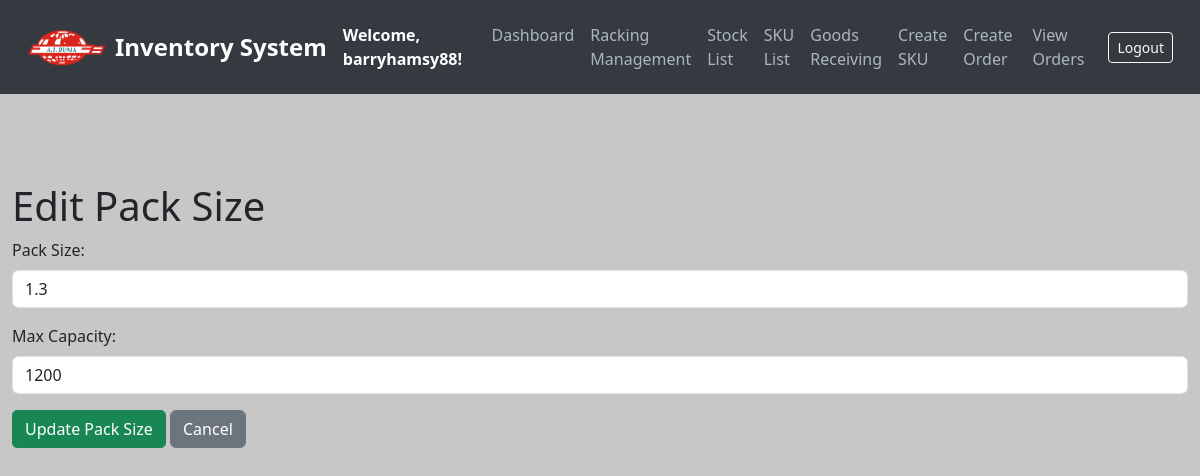
The page /edit-pack-size/2 (signed in) on the database its author committed.
### models.py (models this page shows, shortened)
class User(UserMixin, db.Model):
    __tablename__ = 'users'
    id = db.Column(db.Integer, primary_key=True)
    username = db.Column(db.String(80), unique=True, nullable=False)
    email = db.Column(db.String(120), unique=True, nullable=False)
    password = db.Column(db.String(200), nullable=False)  # Store hashed passwords
    date_created = db.Column(db.DateTime, default=get_local_time)
    last_login = db.Column(db.DateTime, nullable=True)
    is_active = db.Column(db.Boolean, default=True)  # For account activation/deactivation
    is_approved = db.Column(db.Boolean, default=False)
    is_admin = db.Column(db.Boolean, default=False)

class PackSize(db.Model):
    __tablename__ = 'pack_sizes'
    id = db.Column(db.Integer, primary_key=True)
    size = db.Column(db.String(50), unique=True, nullable=False)
    max_capacity = db.Column(db.Integer, nullable=False)  # Keep for backward compatibility
    space_units = db.Column(db.Float, nullable=False, default=1.0)  # NEW FIELD

### app.py (the view)
@app.route('/edit-pack-size/<int:pack_id>', methods=['GET', 'POST'])
@login_required
def edit_pack_size(pack_id):
    pack_size = PackSize.query.get_or_404(pack_id)
    if request.method == 'POST':
        pack_size.size = request.form['size']
        pack_size.max_capacity = request.form['max_capacity']
        db.session.commit()
        flash('Pack size updated successfully!', 'success')
        return redirect(url_for('add_sku_html'))
    return render_template('edit_pack_size.html', pack_size=pack_size)

### app.py (called while the page is built)
@login_manager.user_loader
def load_user(user_id):
    return db.session.get(User, int(user_id))

### templates/edit_pack_size.html (shortened to what this page needs)
<!DOCTYPE html>
<html lang="en">
<head>
    <link href="https://cdn.jsdelivr.net/npm/bootstrap@5.3.0/dist/css/bootstrap.min.css" rel="stylesheet">
</head>
<body>
<nav class="navbar navbar-expand-lg navbar-dark">
    <div class="container-fluid">
        <img src="{{ url_for('static', filename='logo_.png') }}" alt="Logo" width="80" height="40" class="me-2">
        <a class="navbar-brand" href="/">Inventory System</a>
        <strong class="text-white">Welcome, {{ current_user.username }}!</strong>
        <div class="collapse navbar-collapse" id="navbarNav">
            <ul class="navbar-nav ms-auto">
                <li class="nav-item"><a class="nav-link" href="/dashboard">Dashboard</a></li>
                <li class="nav-item"><a class="nav-link" href="/create_racking">Racking Management</a></li>
                <li class="nav-item"><a class="nav-link" href="/stocks">Stock List</a></li>
                <li class="nav-item"><a class="nav-link" href="/sku-list">SKU List</a></li>
                <li class="nav-item"><a class="nav-link" href="/create-stock">Goods Receiving</a></li>
                <li class="nav-item"><a class="nav-link" href="/add-sku">Create SKU</a></li>
                <li class="nav-item"><a class="nav-link" href="/create-order">Create Order</a></li>
                <li class="nav-item"><a class="nav-link" href="/orders">View Orders</a></li>
            </ul>
            <form class="d-flex ms-3" action="{{ url_for('logout') }}" method="POST">
                <button class="btn btn-sm btn-outline-light" type="submit">Logout</button>
            </form>
        </div>
    </div>
</nav>
    <div class="container mt-5">
        <h1>Edit Pack Size</h1>
        <form action="{{ url_for('edit_pack_size', pack_id=pack_size.id) }}" method="POST">
            <div class="mb-3">
                <label for="size" class="form-label">Pack Size:</label>
                <input type="text" id="size" name="size" class="form-control" value="{{ pack_size.size }}" required>
            </div>
            <div class="mb-3">
                <label for="max_capacity" class="form-label">Max Capacity:</label>
                <input type="number" id="max_capacity" name="max_capacity" class="form-control" value="{{ pack_size.max_capacity }}" required>
            </div>
            <button type="submit" class="btn btn-success">Update Pack Size</button>
            <a href="{{ url_for('add_sku_html') }}" class="btn btn-secondary">Cancel</a>
        </form>
    </div>
</body>
</html>

### templates/edit_pack_size.html (style rules this page uses)
body { background-color: #C7C7C7; color: #212529; }
.navbar { background-color: #343a40; padding: 15px; }
.navbar-brand { font-weight: bold; color: #fff; font-size: 1.5rem; }
.nav-link { color: #adb5bd; font-weight: 500; }
.container { max-width: 1200px; padding-top: 40px; }
.btn-primary, .btn-success, .btn-danger { border-radius: 5px; transition: all 0.3s ease; }

### rows shown on the page
User: username "barryhamsy88"
PackSize: size "1.3", max_capacity "1200"
